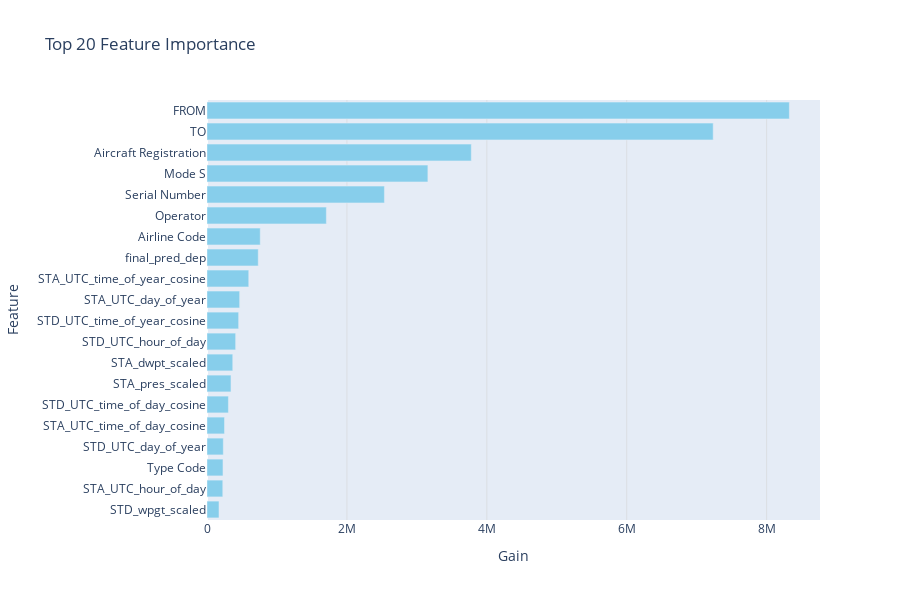

Notebook code cell kept with this figure:
### Markdown cell above
## Top 20 Feature Importance

### Code cell
import plotly.express as px
import pandas as pd
import numpy as np

# Get Feature Importance
importance = model.feature_importance(importance_type='gain')
feature_names = X.columns

# Get indices of top 20 most important features
top_n = 20
sorted_indices = np.argsort(importance)[-top_n:]  # Get indices of top 20 features

# Sort features and importance scores by importance
top_feature_names = np.array(feature_names)[sorted_indices]
top_importance_scores = np.array(importance)[sorted_indices]

# Create DataFrame
importance_df = pd.DataFrame({
    'Feature': top_feature_names,
    'Importance': top_importance_scores
})

# Sort by Importance (Descending)
importance_df = importance_df.sort_values(by='Importance', ascending=True)

# Plot using Plotly
fig = px.bar(
    importance_df,
    x='Importance',
    y='Feature',
    orientation='h',
    title='Top 20 Feature Importance',
    labels={'Importance': 'Gain'},
    height=600
)

# Customize layout
fig.update_traces(marker_color='skyblue')
fig.update_layout(xaxis_gridcolor='lightgray', xaxis_gridwidth=0.5)

# Show interactive plot
fig.show()

### Figure 1 — Plotly figure (JSON) as saved in the notebook; plotly's stock layout.template omitted (floating-point values rounded to 4 significant figures)
{"data": [{"hovertemplate": "Gain=%{x}<br>Feature=%{y}<extra></extra>", "legendgroup": "", "marker": {"color": "skyblue", "pattern": {"shape": ""}}, "name": "", "orientation": "h", "showlegend": false, "textposition": "auto", "type": "bar", "x": [171300.0, 225500.0, 228400.0, 232900.0, 250100.0, 306200.0, 342600.0, 368000.0, 409400.0, 452200.0, 466800.0, 596700.0, 732500.0, 761200.0, 1707000.0, 2537000.0, 3158000.0, 3778000.0, 7237000.0, 8326000.0], "xaxis": "x", "y": ["STD_wpgt_scaled", "STA_UTC_hour_of_day", "Type Code", "STD_UTC_day_of_year", "STA_UTC_time_of_day_cosine", "STD_UTC_time_of_day_cosine", "STA_pres_scaled", "STA_dwpt_scaled", "STD_UTC_hour_of_day", "STD_UTC_time_of_year_cosine", "STA_UTC_day_of_year", "STA_UTC_time_of_year_cosine", "final_pred_dep", "Airline Code", "Operator", "Serial Number", "Mode S", "Aircraft Registration", "TO", "FROM"], "yaxis": "y"}], "layout": {"barmode": "relative", "height": 600, "legend": {"tracegroupgap": 0}, "title": {"text": "Top 20 Feature Importance"}, "xaxis": {"anchor": "y", "domain": [0, 1], "gridcolor": "lightgray", "gridwidth": 0.5, "title": {"text": "Gain"}}, "yaxis": {"anchor": "x", "domain": [0, 1], "title": {"text": "Feature"}}}}
